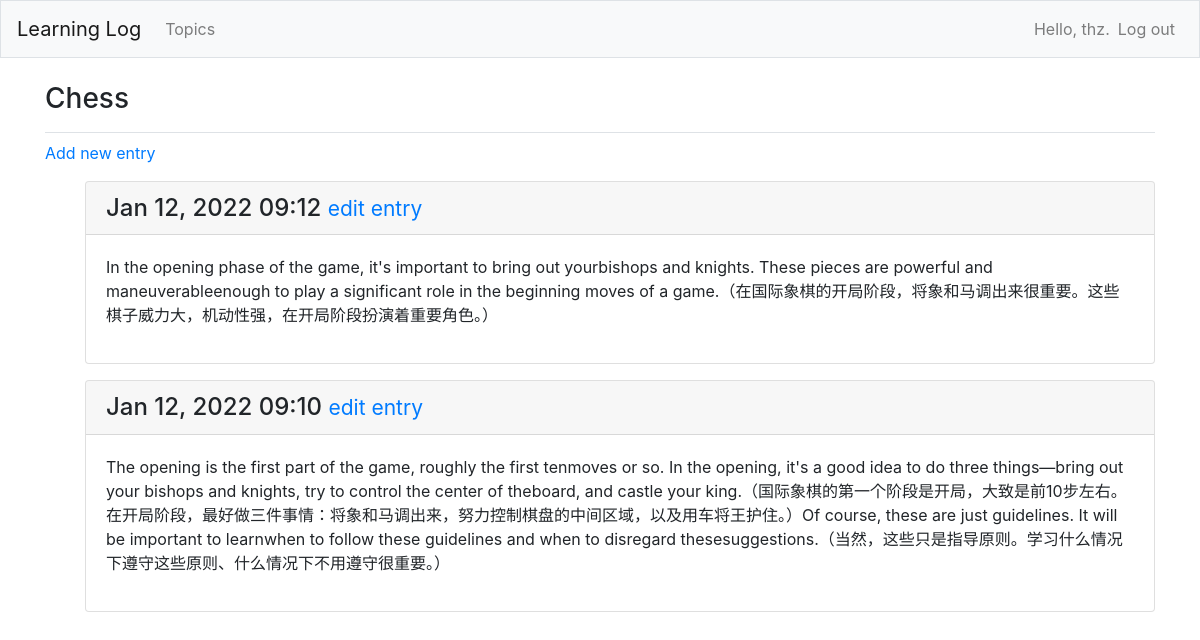
The app's page /topics/1/ (signed in), older data.
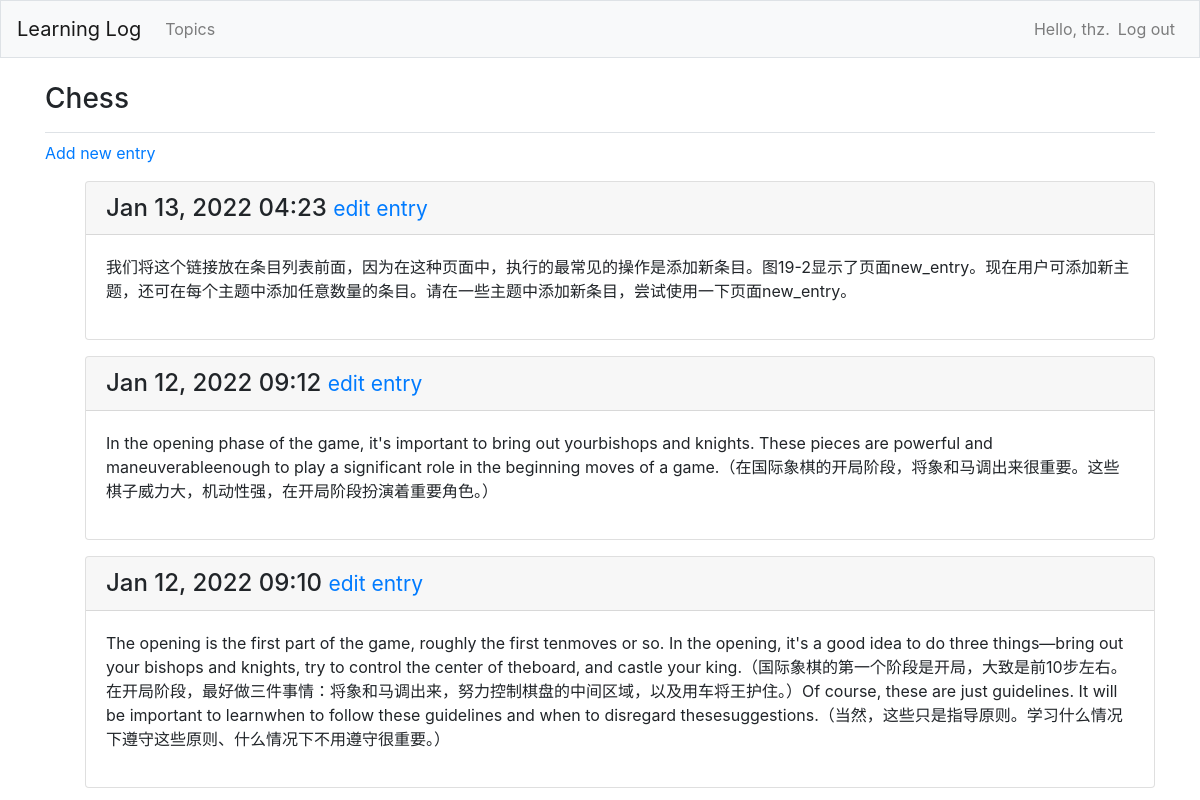
The same page, newer data.
### learning_logs/models.py (models this page shows, shortened)
class Topic(models.Model):
    text = models.CharField(max_length=200)
    date_added = models.DateTimeField(auto_now_add=True)
    owner = models.ForeignKey(User, on_delete=models.CASCADE)
    def __str__(self):
        return self.text

class Entry(models.Model):
    topic = models.ForeignKey(Topic, on_delete=models.CASCADE)
    text = models.TextField()
    date_added = models.DateTimeField(auto_now_add=True)
    class Meta:
        verbose_name_plural = 'entries'

### learning_logs/views.py (the view)
# urls.py: path('topics/<int:topic_id>/', views.topic, name='topic'),
@login_required
def topic(request, topic_id):
    topic = get_object_or_404(Topic, id=topic_id)
    if topic.owner != request.user:
        raise Http404
    entries = topic.entry_set.order_by('-date_added')
    context = {'topic': topic, 'entries': entries}
    return render(request, 'learning_logs/topic.html', context)

### learning_logs/templates/learning_logs/topic.html
{% extends 'learning_logs/base.html' %}
{% block page_header %}
  <h3>{{ topic }}</h3>
{% endblock page_header %}
{% block content %}
  <p>
    <a href="{% url 'learning_logs:new_entry' topic.id %}">Add new entry</a>
  </p>
  <ul>
  {% for entry in entries %}
    <div class="card mb-3">
      <h4 class="card-header">
        {{ entry.date_added|date:'M d, Y H:i' }}
        <small><a href="{% url 'learning_logs:edit_entry' entry.id %}">
            edit entry</a></small>
      </h4>
      <div class="card-body">
        {{ entry.text|linebreaks }}
      </div>
    </div>
  {% empty %}
    <p>There are no entries for this topic yet.</p>
  {% endfor %}
{% endblock content %}

### learning_logs/templates/learning_logs/base.html (shortened to what this page needs)
{% load bootstrap4 %}
<!doctype html>
<html lang="en">
<head>
  {% bootstrap_css %}
</head>
<body>
  <nav class="navbar navbar-expand-md navbar-light bg-light mb-4 border">
    <a class="navbar-brand" href="{% url 'learning_logs:index'%}">
        Learning Log</a>
    <div class="collapse navbar-collapse" id="navbarCollapse">
      <ul class="navbar-nav mr-auto">
        <li class="nav-item">
          <a class="nav-link" href="{% url 'learning_logs:topics'%}">
              Topics</a></li>
      </ul>
      <ul class="navbar-nav ml-auto">
        {% if user.is_authenticated %}
          <li class="nav-item">
            <span class="navbar-text"}">Hello, {{ user.username }}.</span>
          </li>
          <li class="nav-item">
            <a class="nav-link" href="{% url 'users:logout' %}">Log out</a>
          </li>
        {% else %}
          <li class="nav-item">
            <a class="nav-link" href="{% url 'users:register' %}">Register</a>
          </li>
          <li class="nav-item">
            <a class="nav-link" href="{% url 'users:login' %}">Log in</a></li>
        {% endif %}
      </ul>
    </div>
  </nav>
  <main role="main" class="container">
    <div class="pb-2 mb-2 border-bottom">
      {% block page_header %}{% endblock page_header %}
    </div>
    <div>
      {% block content %}{% endblock content %}
    </div>
  </main>
</body>
</html>

Row changes from the older to the newer data that the page shows:
added Entry: date_added "Jan 13, 2022 04:23", text "我们将这个链接放在条目列表前面，因为在这种页面中，执行的最常见的操作是添加新条目。图19-2显示了页面new_entry。现在用户可添加新主题，还可在每个主题中添加任意数量的条目。请在一些主题中添加新条目，尝试使用一下页面new_entry。"
